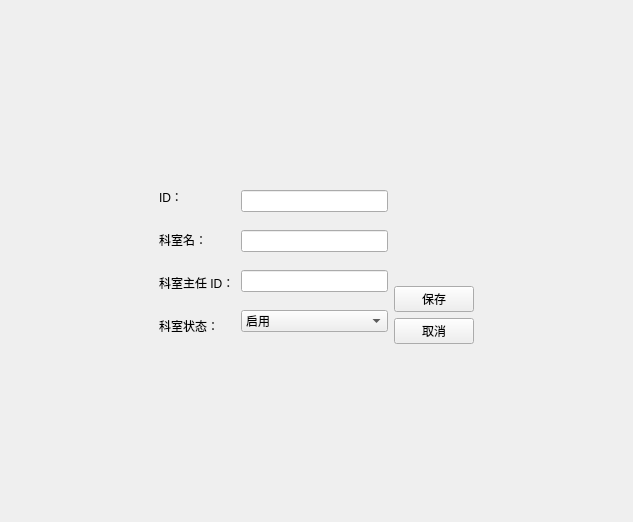
<?xml version="1.0" encoding="UTF-8"?>
<ui version="4.0">
 <class>DepartmentEditView</class>
 <widget class="QWidget" name="DepartmentEditView">
  <property name="geometry">
   <rect>
    <x>0</x>
    <y>0</y>
    <width>633</width>
    <height>522</height>
   </rect>
  </property>
  <property name="windowTitle">
   <string>Form</string>
  </property>
  <layout class="QVBoxLayout" name="verticalLayout_2">
   <item>
    <spacer name="verticalSpacer_3">
     <property name="orientation">
      <enum>Qt::Vertical</enum>
     </property>
     <property name="sizeHint" stdset="0">
      <size>
       <width>20</width>
       <height>161</height>
      </size>
     </property>
    </spacer>
   </item>
   <item>
    <layout class="QHBoxLayout" name="horizontalLayout">
     <item>
      <spacer name="horizontalSpacer_3">
       <property name="orientation">
        <enum>Qt::Horizontal</enum>
       </property>
       <property name="sizeHint" stdset="0">
        <size>
         <width>78</width>
         <height>20</height>
        </size>
       </property>
      </spacer>
     </item>
     <item>
      <layout class="QVBoxLayout" name="verticalLayout_4">
       <item>
        <widget class="QLabel" name="label_10">
         <property name="text">
          <string>ID：</string>
         </property>
        </widget>
       </item>
       <item>
        <widget class="QLabel" name="label_11">
         <property name="text">
          <string>科室名：</string>
         </property>
        </widget>
       </item>
       <item>
        <widget class="QLabel" name="label_12">
         <property name="text">
          <string>科室主任 ID：</string>
         </property>
        </widget>
       </item>
       <item>
        <widget class="QLabel" name="label_13">
         <property name="text">
          <string>科室状态：</string>
         </property>
        </widget>
       </item>
      </layout>
     </item>
     <item>
      <layout class="QVBoxLayout" name="verticalLayout">
       <item>
        <widget class="QLineEdit" name="dbEditID_Department"/>
       </item>
       <item>
        <widget class="QLineEdit" name="dbEditName_Department"/>
       </item>
       <item>
        <widget class="QLineEdit" name="dbEditManager_ID"/>
       </item>
       <item>
        <widget class="QComboBox" name="dbComboStatus">
         <item>
          <property name="text">
           <string>启用</string>
          </property>
         </item>
         <item>
          <property name="text">
           <string>停用</string>
          </property>
         </item>
         <item>
          <property name="text">
           <string>装修</string>
          </property>
         </item>
        </widget>
       </item>
      </layout>
     </item>
     <item>
      <layout class="QVBoxLayout" name="verticalLayout_6">
       <item>
        <spacer name="verticalSpacer_2">
         <property name="orientation">
          <enum>Qt::Vertical</enum>
         </property>
         <property name="sizeHint" stdset="0">
          <size>
           <width>20</width>
           <height>40</height>
          </size>
         </property>
        </spacer>
       </item>
       <item>
        <widget class="QPushButton" name="pushButton_3">
         <property name="text">
          <string>保存</string>
         </property>
        </widget>
       </item>
       <item>
        <widget class="QPushButton" name="pushButton_4">
         <property name="text">
          <string>取消</string>
         </property>
        </widget>
       </item>
      </layout>
     </item>
     <item>
      <spacer name="horizontalSpacer_4">
       <property name="orientation">
        <enum>Qt::Horizontal</enum>
       </property>
       <property name="sizeHint" stdset="0">
        <size>
         <width>77</width>
         <height>20</height>
        </size>
       </property>
      </spacer>
     </item>
    </layout>
   </item>
   <item>
    <spacer name="verticalSpacer_4">
     <property name="orientation">
      <enum>Qt::Vertical</enum>
     </property>
     <property name="sizeHint" stdset="0">
      <size>
       <width>20</width>
       <height>161</height>
      </size>
     </property>
    </spacer>
   </item>
  </layout>
 </widget>
 <resources/>
 <connections/>
</ui>
